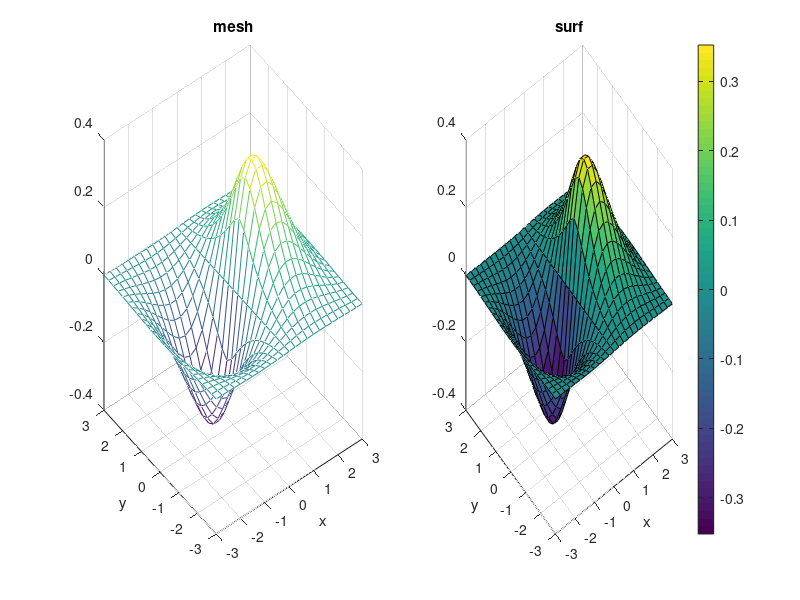

Recreate this plot in MATLAB.
% Day 079 · Mesh and Surface Plots: meshgrid, mesh and surf — meshgrid, mesh and surf
% Run: open this file in MATLAB and press Run (or type example_1 in the Command Window)

x = -3:0.25:3;
y = -3:0.25:3;
[X, Y] = meshgrid(x, y);
Z = 1.8.^(-1.5*sqrt(X.^2 + Y.^2)) .* cos(0.5*Y) .* sin(X);
subplot(1, 2, 1); mesh(X, Y, Z); title('mesh'); xlabel('x'); ylabel('y')
subplot(1, 2, 2); surf(X, Y, Z); title('surf'); xlabel('x'); ylabel('y')
colorbar
size(X)
